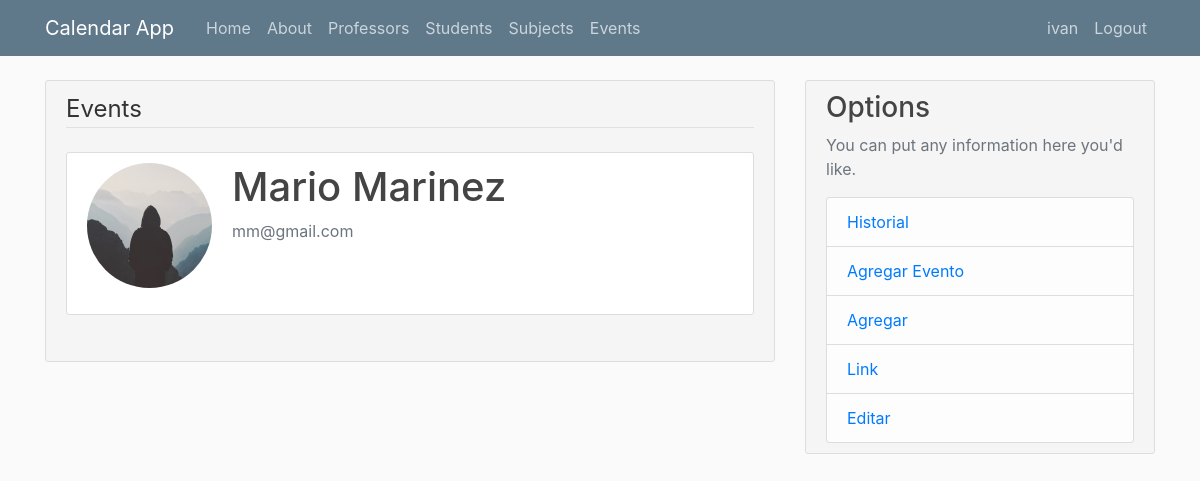
/professor?id=1 (signed in), run on an earlier commit of the app's database.
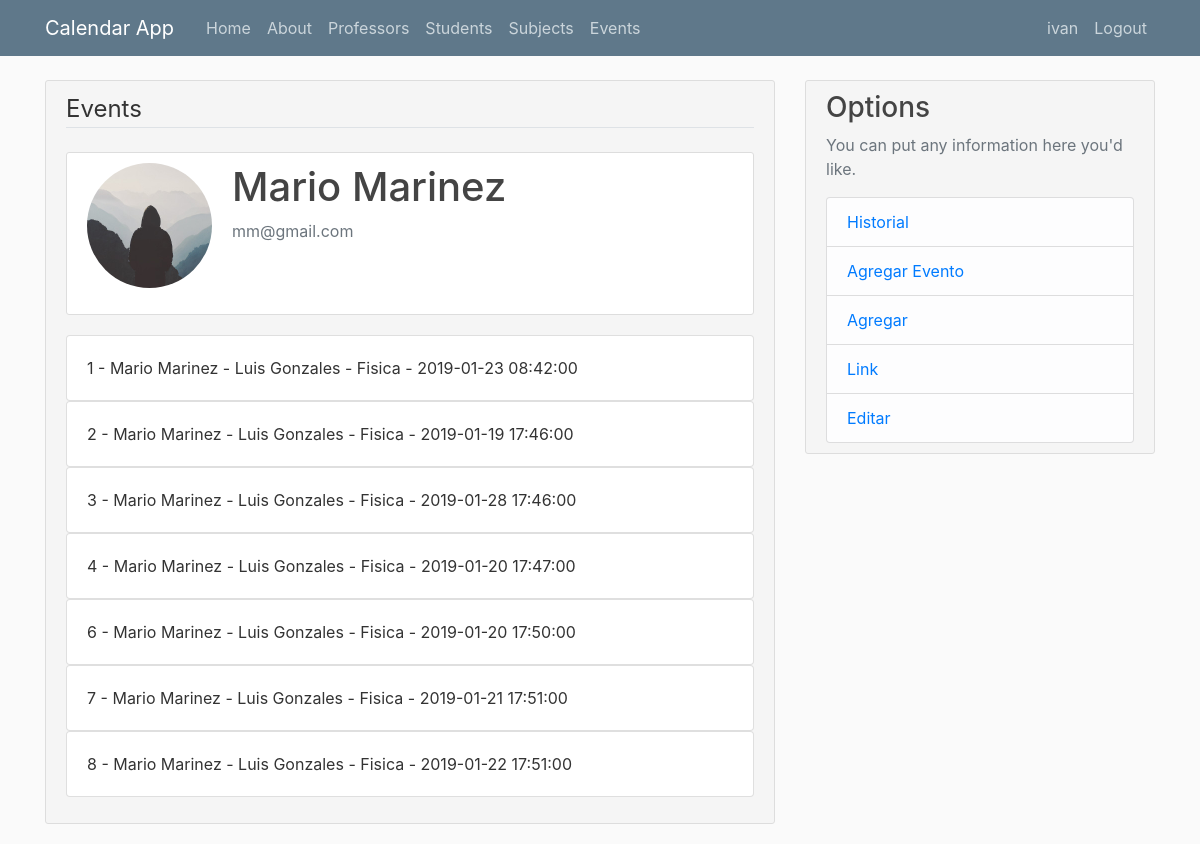
And on a later commit of the database.
### flaskcalendar/models.py (models this page shows, shortened)
class User(db.Model, UserMixin):
    id = db.Column(db.Integer, primary_key=True)
    username = db.Column(db.String(20), unique=True, nullable=False)
    email = db.Column(db.String(120), unique=True, nullable=False)
    image_file = db.Column(db.String(20), nullable=False, default='default.jpg')
    password = db.Column(db.String(60), nullable=False)
    events = db.relationship('Event', backref='author', lazy=True, cascade="all, delete-orphan")
    professors = db.relationship('Professor', backref='author', lazy=True, cascade="all, delete-orphan")
    students = db.relationship('Student', backref='author', lazy=True, cascade="all, delete-orphan")
    subjects = db.relationship('Subject', backref='author', lazy=True, cascade="all, delete-orphan")
    history = db.relationship('History', backref='author', lazy=True, cascade="all, delete-orphan")

class Professor(db.Model):
    id = db.Column(db.Integer, primary_key=True)
    name = db.Column(db.String(100), nullable=False)
    last_name = db.Column(db.String(100), nullable=False)
    email = db.Column(db.String(120), unique=True, nullable=True)
    phone = db.Column(db.Integer)
    events = db.relationship('Event', backref='professor', lazy=True, cascade="all, delete-orphan")
    subjects = db.relationship('ProfessorSubjects', backref='professor', lazy=True, cascade="all, delete-orphan")
    author_id =  db.Column(db.Integer, db.ForeignKey('user.id'), nullable=False)
    def fullName(self):
        return f"{self.name} {self.last_name}"

class Event(db.Model):
    id = db.Column(db.Integer, primary_key=True)
    professor_id = db.Column(db.Integer, db.ForeignKey('professor.id'), nullable=False)
    student_id = db.Column(db.Integer, db.ForeignKey('student.id'), nullable=False)
    subject_id = db.Column(db.Integer, db.ForeignKey('subject.id'), nullable=False)
    author_id =  db.Column(db.Integer, db.ForeignKey('user.id'), nullable=False)
    status = db.Column(db.Boolean, nullable=False,  default=True)
    time = db.Column(db.DateTime, nullable=False, default=datetime.utcnow)

class Student(db.Model):
    id = db.Column(db.Integer, primary_key=True)
    name = db.Column(db.String(100), nullable=False)
    last_name = db.Column(db.String(100), nullable=False)
    email = db.Column(db.String(120), nullable=True)
    phone = db.Column(db.Integer, nullable=True)
    events = db.relationship('Event', backref='student', lazy=True, cascade="all, delete-orphan")
    author_id =  db.Column(db.Integer, db.ForeignKey('user.id'), nullable=False)

class Subject(db.Model):
    id = db.Column(db.Integer, primary_key=True)
    subject = db.Column(db.String(100), nullable=False)
    events = db.relationship('Event', backref='subject', lazy=True, cascade="all, delete-orphan")
    professors = db.relationship('ProfessorSubjects', backref='subject', lazy=True, cascade="all, delete-orphan")
    author_id =  db.Column(db.Integer, db.ForeignKey('user.id'), nullable=False)

### flaskcalendar/professors/routes.py (the view)
@professorsAPP.route("/professor")
def professor():
    if request.method == 'GET' and request.args.get('id'):
        professor_id = int(request.args.get('id'))
        instance = Professor.query.filter_by(id=professor_id).first()
        if isAuthor(instance):
            return render_template('professors/professor.html',title=f'{instance.fullName()} Events', instance=instance)
    return redirect(url_for('professors.professors'))

### flaskcalendar/models.py (called while the page is built)
@login_manager.user_loader
def load_user(user_id):
    return User.query.get(int(user_id))

### flaskcalendar/users/utils.py (called while the page is built)
def isAuthor(instance,current_user=current_user):
    if instance and instance.author_id == current_user.id:
        return True
    else:
        return False

### flaskcalendar/templates/professors/professor.html (shortened to what this page needs)
{% extends "layout.html" %}
{% block content %}
    <div class="content-section">
        <fieldset class="form-group">
            <legend class='border-bottom mb-4'>{{ fullName }} Events</legend>
            <fieldset>
                <div class="content-section" style="background-color:white">
                    <div class="media">
                    <img class="rounded-circle account-img" src="{{  url_for('static',filename='pics/default.jpg') }}">
                    <div class="media-body">
                        <h2 class="account-heading">{{ instance.fullName() }}</h2>
                        <p class="text-secondary">{{instance.email}}</p>
                    </div>
                </div>
            </fieldset>
            {% for event in instance.events %}
            <div class="card">
                <div class="card-body">
                    {{event.id}} - {{event.professor.name}} {{event.professor.last_name}} - {{event.student.name}} {{event.student.last_name}} - {{event.subject.subject}} - {{event.time}}
                </div>
            </div>
            {% endfor %}
        </fieldset>
    </div>
{% endblock content %}

### flaskcalendar/templates/layout.html (shortened to what this page needs)
<!DOCTYPE html>
<html>
<head>
    <link rel="stylesheet" href="{{url_for('static',filename='css/bootstrap.min.css')}}" >
    <link rel="stylesheet" href="{{url_for('static',filename='css/main.css')}}" >
</head>
<body>
    <header class="site-header">
      <nav class="navbar navbar-expand-md navbar-dark bg-steel fixed-top">
        <div class="container">
          <a class="navbar-brand mr-4" href="{{url_for('main.home')}}">Calendar App</a>
          <div class="collapse navbar-collapse" id="navbarToggle">
            <div class="navbar-nav mr-auto">
              <a class="nav-item nav-link" href="{{url_for('main.home')}}">Home</a>
              <a class="nav-item nav-link" href="{{url_for('main.about')}}">About</a>
              <a class="nav-item nav-link" href="{{url_for('professors.professors')}}">Professors</a>
              <a class="nav-item nav-link" href="{{url_for('students.students')}}">Students</a>
              <a class="nav-item nav-link" href="{{url_for('subjects.subjects')}}">Subjects</a>
              <a class="nav-item nav-link" href="{{url_for('events.events')}}">Events</a>
            </div>
            <div class="navbar-nav">
              {% if current_user.is_authenticated %}
                <a class="nav-item nav-link" href="{{url_for('users.account')}}">{{ current_user.username }}</a>
                <a class="nav-item nav-link" href="{{url_for('users.logout')}}">Logout</a>
              {% else %}
                <a class="nav-item nav-link" href="{{url_for('users.login')}}">Login</a>
                <a class="nav-item nav-link" href="{{url_for('users.register')}}">Register</a>
              {% endif %}
            </div>
          </div>
        </div>
      </nav>
    </header>
        <main role="main" class="container">
          <div class="row">
            <div class="col-md-8">
            {% block content %}
            {% endblock %}
            </div>
            <div class="col-md-4">
              <div class="content-section">
                <h3>Options</h3>
                <p class='text-muted'>You can put any information here you'd like.
                  <ul class="list-group">
                    <li class="list-group-item list-group-item-light"><a  href="{{ url_for('main.history') }}">Historial</a></li>
                    <li class="list-group-item list-group-item-light"><a href="{{ url_for('events.create_event') }}">Agregar Evento</a></li>
                    <li class="list-group-item list-group-item-light"><a href="{{ url_for('main.add') }}">Agregar</a></li>
                    <li class="list-group-item list-group-item-light"><a href="{{ url_for('main.link') }}">Link</a></li>
                    <li class="list-group-item list-group-item-light"><a href="{{url_for('main.edit') }}">Editar</a></li>
                  </ul>
              </div>
            </div>
          </div>
        </main>
</body>
</html>

### flaskcalendar/static/css/main.css (style rules this page uses)
body { background: #fafafa; color: #333333; margin-top: 5rem; }
h1, h2, h3, h4, h5, h6 { color: #444444; }
.bg-steel { background-color: #5f788a; }
.site-header .navbar-nav .nav-link { color: #cbd5db; }
.content-section { background-color: #f5f5f5; padding: 10px 20px; border: 1px solid #dddddd; border-radius: 3px; margin-bottom: 20px; }
.account-img { height: 125px; width: 125px; margin-right: 20px; margin-bottom: 16px; }
.account-heading { font-size: 2.5rem; }

What changed in the data, as far as the page shows it:
added Event: id "1", professor.name "Mario", professor.last_name "Marinez", student.name "Luis", student.last_name "Gonzales", subject.subject "Fisica", time "2019-01-23 08:42:00"
added Event: id "2", professor.name "Mario", professor.last_name "Marinez", student.name "Luis", student.last_name "Gonzales", subject.subject "Fisica", time "2019-01-19 17:46:00"
added Event: id "3", professor.name "Mario", professor.last_name "Marinez", student.name "Luis", student.last_name "Gonzales", subject.subject "Fisica", time "2019-01-28 17:46:00"
added Event: id "4", professor.name "Mario", professor.last_name "Marinez", student.name "Luis", student.last_name "Gonzales", subject.subject "Fisica", time "2019-01-20 17:47:00"
added Event: id "6", professor.name "Mario", professor.last_name "Marinez", student.name "Luis", student.last_name "Gonzales", subject.subject "Fisica", time "2019-01-20 17:50:00"
added Event: id "7", professor.name "Mario", professor.last_name "Marinez", student.name "Luis", student.last_name "Gonzales", subject.subject "Fisica", time "2019-01-21 17:51:00"
added Event: id "8", professor.name "Mario", professor.last_name "Marinez", student.name "Luis", student.last_name "Gonzales", subject.subject "Fisica", time "2019-01-22 17:51:00"
